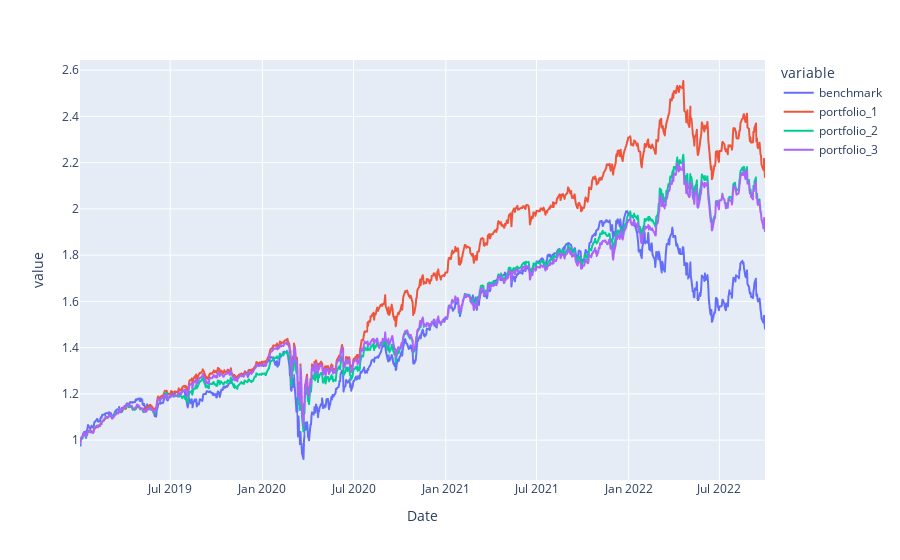

This figure's notebook cell:
### Code cell
import plotly.express as px
#comparison['benchmark']  = comparison
px.line(df)

### Figure 1 — Plotly figure (JSON) as saved in the notebook; plotly's stock layout.template omitted (floating-point values rounded to 4 significant figures; data arrays with more than 128 entries replaced by an {"elided": "..."} marker saying what was removed)
{"data": [{"hovertemplate": "variable=benchmark<br>Date=%{x}<br>value=%{y}<extra></extra>", "legendgroup": "benchmark", "line": {"color": "#636efa", "dash": "solid"}, "marker": {"symbol": "circle"}, "mode": "lines", "name": "benchmark", "showlegend": true, "type": "scattergl", "x": {"elided": "945 str values"}, "xaxis": "x", "y": {"elided": "945 float values"}, "yaxis": "y"}, {"hovertemplate": "variable=portfolio_1<br>Date=%{x}<br>value=%{y}<extra></extra>", "legendgroup": "portfolio_1", "line": {"color": "#EF553B", "dash": "solid"}, "marker": {"symbol": "circle"}, "mode": "lines", "name": "portfolio_1", "showlegend": true, "type": "scattergl", "x": {"elided": "945 str values"}, "xaxis": "x", "y": {"elided": "945 float values"}, "yaxis": "y"}, {"hovertemplate": "variable=portfolio_2<br>Date=%{x}<br>value=%{y}<extra></extra>", "legendgroup": "portfolio_2", "line": {"color": "#00cc96", "dash": "solid"}, "marker": {"symbol": "circle"}, "mode": "lines", "name": "portfolio_2", "showlegend": true, "type": "scattergl", "x": {"elided": "945 str values"}, "xaxis": "x", "y": {"elided": "945 float values"}, "yaxis": "y"}, {"hovertemplate": "variable=portfolio_3<br>Date=%{x}<br>value=%{y}<extra></extra>", "legendgroup": "portfolio_3", "line": {"color": "#ab63fa", "dash": "solid"}, "marker": {"symbol": "circle"}, "mode": "lines", "name": "portfolio_3", "showlegend": true, "type": "scattergl", "x": {"elided": "945 str values"}, "xaxis": "x", "y": {"elided": "945 float values"}, "yaxis": "y"}], "layout": {"autosize": true, "legend": {"title": {"text": "variable"}, "tracegroupgap": 0}, "margin": {"t": 60}, "xaxis": {"anchor": "y", "autorange": true, "domain": [0, 1], "range": ["2019-01-02", "2022-09-30"], "title": {"text": "Date"}, "type": "date"}, "yaxis": {"anchor": "x", "autorange": true, "domain": [0, 1], "range": [0.8275, 2.644], "title": {"text": "value"}, "type": "linear"}}}
